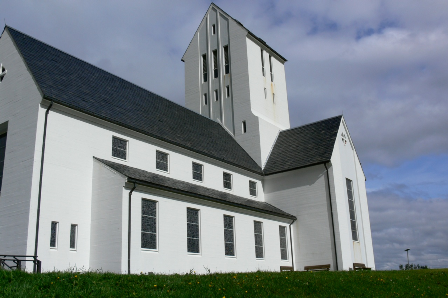
//> input picture CannyDetection/Church Canny Edge.png, 448 x 298 px
$ ./main   (built with g++ and OpenCV 4)
//> lines starting //> are read from the running program, lines starting //| are printed output that depends on the picture
#include <opencv2/opencv.hpp>
#include "opencv2/imgproc/imgproc.hpp"
#include "opencv2/highgui/highgui.hpp"
#include <stdlib.h>
#include <stdio.h>
#include <iostream>
#include <cmath>
using namespace std;
using namespace cv;


#define PI    3.14159
Mat HighLightedImageT;
Mat src, src_gray;
Mat  img;
Mat dst,canny,edges;
Mat HighLight(Mat src, Mat dst);


int main(int argc, char const *argv[])
{

// 0 means Load image in grayscale
  img=imread("Church Canny Edge.png",0);
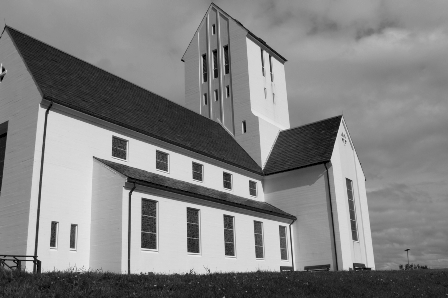
//> img: 298 rows x 448 cols, CV_8UC1; min 0, max 233, mean 130.8

  cv::GaussianBlur(img,dst,Size(3,3),1);
  imshow("GaussianBlur 3 ",dst);
  cv::Canny(dst,canny,10,100,3,true);
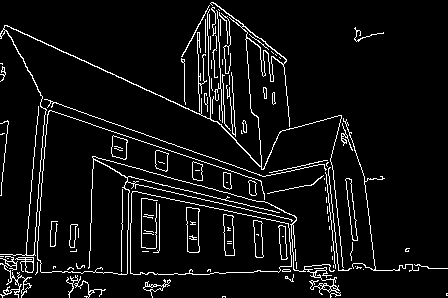
//> canny: 298 rows x 448 cols, CV_8UC1; 6.4% white in thin lines or dots
  imshow("canny1",canny);
  cv::GaussianBlur(img,dst,Size(5,5),1);
  imshow("GaussianBlur5",dst);
  cv::Canny(dst,canny,10,100,5,true);
  imshow("canny2",canny);
  cv::GaussianBlur(img,dst,Size(7,7),1);
//> dst: 298 rows x 448 cols, CV_8UC1; min 3, max 227, mean 130.8
  imshow("GaussianBlur7",dst);
  cv::Canny(dst,canny,10,100,7,true);
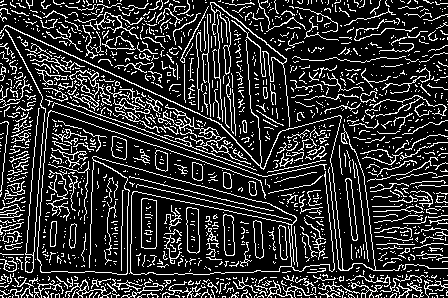
//> canny: 298 rows x 448 cols, CV_8UC1; 19.1% white in thin lines or dots
  imshow("canny3",canny);

  Canny(img, edges, 100, 200, 3, true);
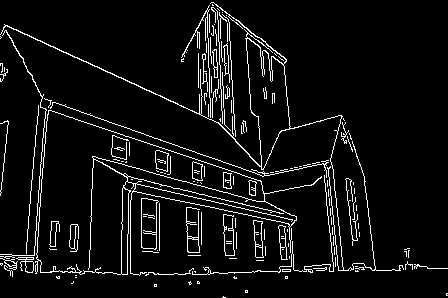
//> edges: 298 rows x 448 cols, CV_8UC1; 6.2% white in thin lines or dots
  cvtColor(edges,HighLightedImageT, CV_GRAY2BGR);
//> HighLightedImageT: 298 rows x 448 cols, CV_8UC3; 6.2% white in thin lines or dots
  HighLightedImageT=HighLight(edges,HighLightedImageT);
  imshow("HighLightT",HighLightedImageT);


  imshow("Original grayscaled",img);
  waitKey(0);
  return 0;
}


Mat HighLight(Mat src, Mat dst)
{
  //calculate gradients
  Vec3b pixel;
  pixel[1] = 255;
  Mat magX = Mat(src.rows, src.cols, CV_32F);
  Mat magY = Mat(src.rows, src.cols, CV_32F);
  Sobel(src, magX, CV_32F, 1, 0, 3);
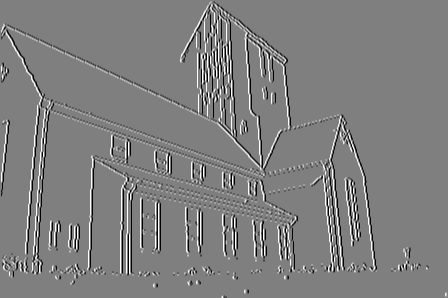
//> magX: 298 rows x 448 cols, CV_32FC1; min -1020, max 1020, mean -0.3; drawn with min black and max white
  Sobel(src, magY, CV_32F, 0, 1, 3);
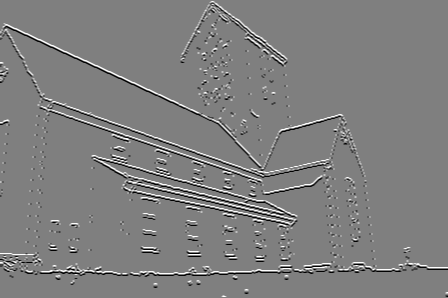
//> magY: 298 rows x 448 cols, CV_32FC1; min -1020, max 1020, mean 0; drawn with min black and max white

  for(int y = 0; y < src.rows-1; y++)
  {
    for(int x = 0; x < src.cols-1; x++)
    {
      //to find the the degree
      double degrees = atan2(magY.at<int>(y,x), magX.at<int>(y,x)) * 180 / PI;

      if (degrees >= 22.5 && degrees <= 45.0)
      {
        dst.at<Vec3b>(y, x) = pixel;

      }
    }
  }
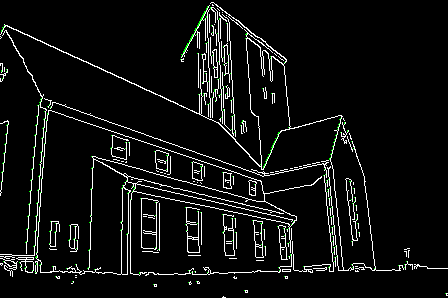
//> dst: 298 rows x 448 cols, CV_8UC3; mean B, G, R 15.8, 16.7, 15.8

  return dst;


}
